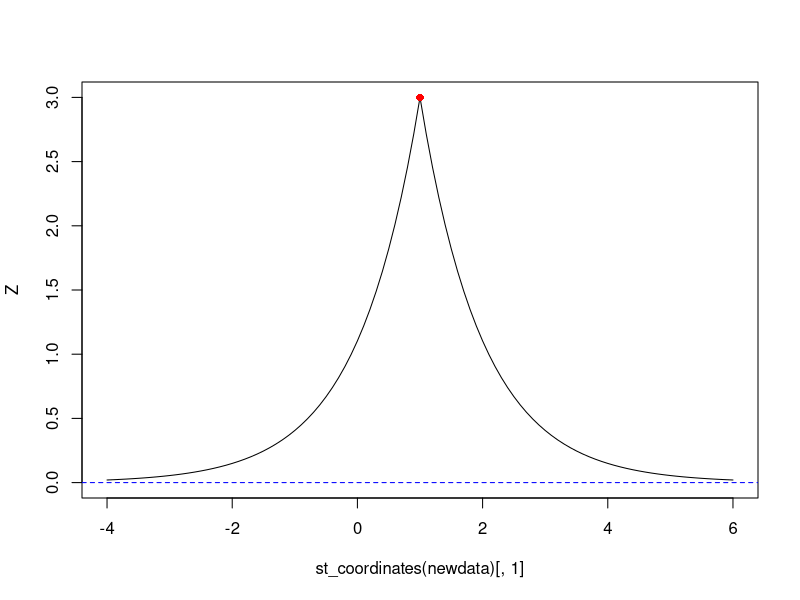
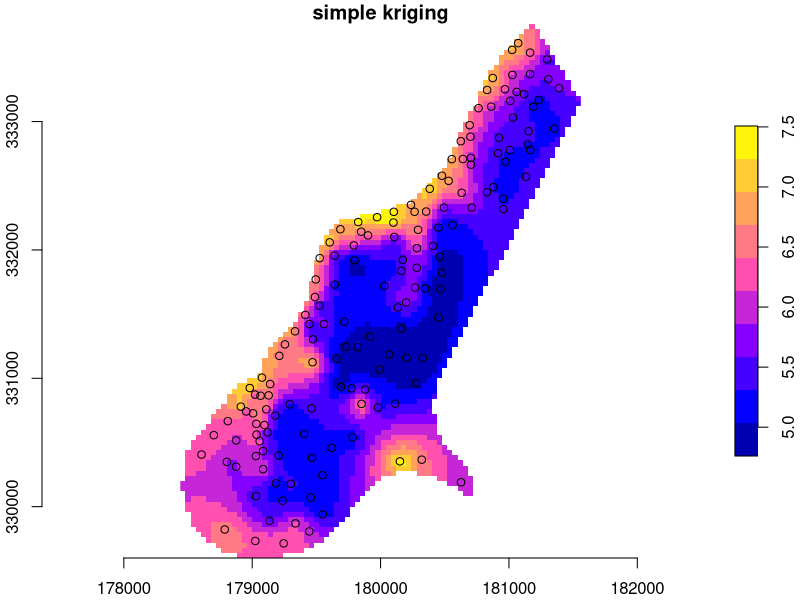

Recreate these plots in R, in order.
## ---- chunk 1
library(sf) # st_distance()
cov = function(h) exp(-h)

sk = function(data, newdata, mu, cov) {
	V = cov(st_distance(data))
	v = cov(st_distance(data, newdata))
	mu + t(v) %*% solve(V, data[[1]] - mu)
}

# prediction location at (0,1):
newdata = st_as_sf(data.frame(x = 0, y = 1), coords = c("x", "y"))

# observation location at (1,1), with attribute value (y) 3:
data = st_as_sf(data.frame(x = 1, y = 1, z = 3), coords = c("x", "y"))

sk(data, newdata, 0, cov) # mu = 0
newdata = st_as_sf(data.frame(x = .1 * 0:20, y = 1), coords = c("x", "y"))
sk(data, newdata, 0, cov) # mu = 0
## ---- chunk 2
newdata = st_as_sf(data.frame(x = seq(-4, 6, by = .1), y = 1), coords = c("x", "y"))
Z = sk(data, newdata, 0, cov) # mu = 0
plot(st_coordinates(newdata)[,1], Z, type = 'l', ylim = c(0, 3))
points(1, 3, col = 'red', pch = 16)
abline(0, 0, col = 'blue', lty = 2)
## ---- chunk 3
data(meuse, package = "sp")
meuse = st_as_sf(meuse, coords = c("x", "y"))
data(meuse.grid, package = "sp")
meuse[[1]] = log(meuse$zinc)
library(stars)
meuse.grid = st_as_stars(meuse.grid)
meuse.grid$sk = sk(meuse, 
				   st_as_sf(meuse.grid, as_points = TRUE, na.rm = FALSE), 
				   mu = mean(log(meuse$zinc)), 
				   cov = function(h) exp(-h/300))
# mask:
meuse.grid$sk[ is.na(meuse.grid$dist) ] = NA
plot(meuse.grid["sk"], main = "simple kriging", axes = TRUE,
	col = sf.colors(), breaks = "equal", reset = FALSE)
plot(st_geometry(meuse), add = TRUE)
